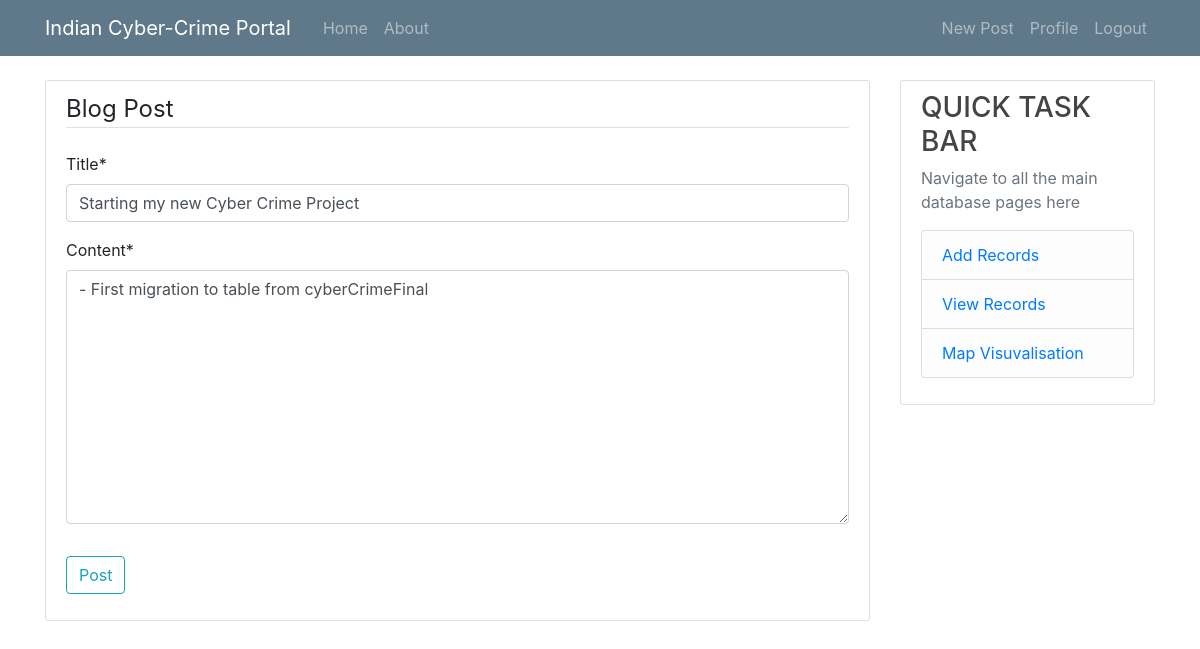
Screenshot of /post/12/update/ (signed in) with the database file from the repository.
### blogApp/models.py (models this page shows, shortened)
class Post(models.Model):
    title = models.CharField(max_length=100)
    content = models.TextField()
    date_posted = models.DateTimeField(default=timezone.now) # Do NOT use () for now()
    author = models.ForeignKey(User, on_delete=models.CASCADE)

### blogApp/views.py (the view, shortened to what this page needs)
# urls.py: path('post/<int:pk>/update/', PostUpdateView.as_view(), name = 'post-update'),
class PostUpdateView(LoginRequiredMixin,UserPassesTestMixin, UpdateView):
    model = Post
    fields = ['title','content']
    def test_func(self):
        post = self.get_object()
        if self.request.user == post.author:
            return True
        return False

### blogApp/templates/blogApp/post_form.html (shortened to what this page needs)
{% extends "blogApp/base.html" %}
{% load crispy_forms_tags %} {% comment %} Allows us to use crispy filter on forms  {% endcomment %}
{% block content %}
    <div class="content-section">
        <form method="POST">
            <fieldset class="form-group">
                <legend class="border-bottom mb-4">Blog Post</legend>
                {{ form|crispy }}
            </fieldset>
            <div class="form-group">
                <button class="btn btn-outline-info" type="submit">Post</button>
            </div>
        </form>
    </div>
{% endblock content %}

### blogApp/static/blogApp/main.css (style rules this page uses)
body { background-color: #fafafa; color: #333333; margin-top: 5rem; padding: 0; }
.content-section { background: #ffffff; padding: 10px 20px; border: 1px solid #dddddd; border-radius: 3px; margin-bottom: 20px; }

### rows the page displays
Post: title "Starting my new Cyber Crime Project", content "- First migration to table from cyberCrimeFinal"
